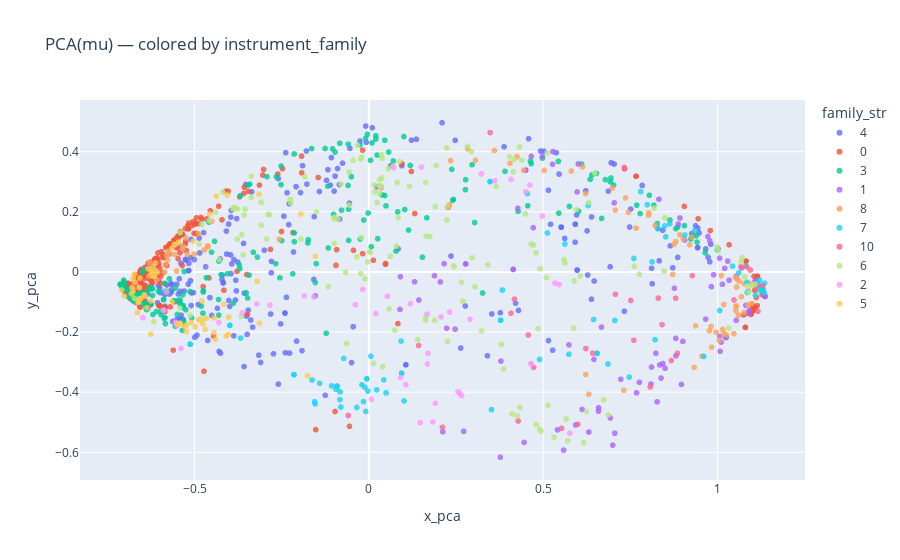

Notebook source saved alongside this figure:
### Code cell
df["family_str"] = df["family"].astype(str)

fig = px.scatter(
    df,
    x="x_pca",
    y="y_pca",
    color="family_str",
    hover_data=["key", "family", "pitch"],
    title="PCA(mu) — colored by instrument_family",
    opacity=0.8,
)
fig.update_traces(marker=dict(size=6))
fig.show()
